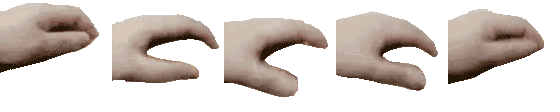
#> input picture src/main/resources/default-hand.png, 560 x 112 px
$ python build.py
#> lines starting #> are read from the running program, lines starting #| are printed output that depends on the picture
#!/usr/bin/env python3
"""Compile URL-free Java Edition map frames and a shared skin manifest.
Optional PatPat-compatible ZIP/PNG/GIF inputs are read from resourcepack/skins/.
Never produces a server resource pack or redistributes sample assets.
"""
from dataclasses import dataclass
from io import BytesIO
from pathlib import Path
import json, re, zipfile, os
from PIL import Image, ImageSequence

ROOT=Path(__file__).resolve().parents[1]
SKINS=ROOT/"resourcepack/skins"
OUT=ROOT/"resourcepack/dist"
SOURCE=ROOT/"src/main/resources/default-hand.png"
try:
    import json5
except ImportError:
    json5=None

@dataclass
class Skin:
    id:str
    label:str
    frames:list
    duration:int=300
    scale_x:float=1
    scale_y:float=1
    offset_x:float=0
    offset_y:float=0
    offset_z:float=0
    sound:bytes|None=None
    volume:float=0.65
    pitch_min:float=0.9
    pitch_max:float=1.1

# [16 lines left out: functions slug, decode_json5, bounded, not called in this run]

def decode_frames(data,frames=None):
    if len(data)>25_000_000: raise ValueError("Image too large")
    with Image.open(BytesIO(data)) as im:
        if max(im.size)>8192: raise ValueError("Image dimensions too large")
        if im.format=="GIF":
            images=[f.convert('RGBA') for f in ImageSequence.Iterator(im)]
        else:
            n=frames or (im.width//im.height if im.width%im.height==0 else 1)
            if n<1 or im.width%n: raise ValueError("Incorrect horizontal frame layout")
            w=im.width//n
            images=[im.crop((i*w,0,(i+1)*w,im.height)).convert('RGBA') for i in range(n)]
    if not 1<=len(images)<=48: raise ValueError("Expected 1..48 animation frames")
    return images

# [42 lines left out: function archive, not called in this run]

# Minecraft Java map palette: 61 standard base colours, 4 brightness variants
# (180, 220, 255, 135)/255. Transparent map pixels use color ID 0.
# Colors are protocol data, not third-party artwork.
MAP_BASES=[
    (0,0,0),(127,178,56),(247,233,163),(199,199,199),(255,0,0),
    (160,160,255),(167,167,167),(0,124,0),(255,255,255),(164,168,184),
    (151,109,77),(112,112,112),(64,64,255),(143,119,72),(255,252,245),
    (216,127,51),(178,76,216),(102,153,216),(229,229,51),(127,204,25),
    (242,127,165),(76,76,76),(153,153,153),(76,127,153),(127,63,178),
    (51,76,178),(102,76,51),(102,127,51),(153,51,51),(25,25,25),
    (250,238,77),(92,219,213),(74,128,255),(0,217,58),(129,86,49),
    (112,2,0),(209,177,161),(159,82,36),(149,87,108),(112,108,138),
    (186,133,36),(103,117,53),(160,77,78),(57,41,35),(135,107,98),
    (87,92,92),(122,73,88),(76,62,92),(76,50,35),(76,82,42),
    (142,60,46),(37,22,16),(189,48,49),(148,63,97),(92,25,29),
    (22,126,134),(58,142,140),(86,44,62),(20,180,133),(100,100,100),
    (216,175,147),(127,167,150)
]
MAP_PALETTE=[(base_id*4+shade,tuple(v*factor//255 for v in rgb))
             for base_id,rgb in enumerate(MAP_BASES) if base_id
             for shade,factor in enumerate((180,220,255,135))]
def map_pixels(frame):
    # Alpha threshold preserves the original transparent hand silhouette.
    # Pixel-art interpolation is disabled to avoid introducing muddy edges.
    side=max(frame.size)
    canvas=Image.new('RGBA',(side,side),(0,0,0,0))
    canvas.alpha_composite(frame,((side-frame.width)//2,(side-frame.height)//2))
    canvas=canvas.resize((128,128),resample=Image.Resampling.NEAREST)
    lut={}
    data=bytearray(128*128)
    for i,(red,green,blue,alpha) in enumerate(canvas.getdata()):
        if alpha<128:continue
        color=(red,green,blue)
        choice=lut.get(color)
        if choice is None:
            choice=min(MAP_PALETTE,key=lambda item:
                2*(item[1][0]-red)**2 + 4*(item[1][1]-green)**2
                + 3*(item[1][2]-blue)**2)[0]
            lut[color]=choice
        data[i]=choice
    return bytes(data)

# Pre-render five vertical hand positions; ItemFrame is block-attached in
# Java 26.3, so sub-block teleport packets cannot move its visible map.
# Shift the map ART instead and keep the same frame entity.
MOTION_STEPS=5
MOTION_TRAVEL_PX=28

def motion_pixels(frame):
    side=max(frame.size)
    source=Image.new('RGBA',(side,side),(0,0,0,0))
    source.alpha_composite(frame,((side-frame.width)//2,(side-frame.height)//2))
    source=source.resize((128,128),resample=Image.Resampling.NEAREST)
    bbox=source.getbbox()
    if bbox is None:
        return [bytes(128*128) for _ in range(MOTION_STEPS)]
    hand=source.crop(bbox)
    max_h=128-MOTION_TRAVEL_PX-8
    ratio=min(1.0,122/hand.width,max_h/hand.height)
    if ratio<1.0:
        hand=hand.resize((max(1,round(hand.width*ratio)),
                          max(1,round(hand.height*ratio))),
                         resample=Image.Resampling.NEAREST)
    left=(128-hand.width)//2
    top=(128-MOTION_TRAVEL_PX-hand.height)//2
    results=[]
    for motion in range(MOTION_STEPS):
        shift=round(MOTION_TRAVEL_PX*motion/(MOTION_STEPS-1))
        image=Image.new('RGBA',(128,128),(0,0,0,0))
        image.alpha_composite(hand,(left,top+shift))
        results.append(map_pixels(image))
    return results

def main():
    with Image.open(SOURCE) as im:
#> im is the input picture: PIL image 560x112 P; mean R, G, B, A 64.5, 56.1, 51, 103.2
        rgba=im.convert('RGBA')
        b=BytesIO();rgba.save(b,format='PNG')
        first=Skin('default','Default',decode_frames(b.getvalue(),5),duration=250)
#> in decode_frames, `images=[im.crop((i*w,0,(i+1)*w,im.height)).convert('RGBA') for i in ra..`: images = 5 items
    styles=[first]
    seen={'default'}
    if SKINS.exists() and os.environ.get("PATPAT_DEFAULT_ONLY","0")!="1":
        for path in sorted(SKINS.iterdir()):
            if path.name.startswith('.') or not path.is_file(): continue
            if path.suffix.lower()=='.zip':
                skin=archive(path)
            elif path.suffix.lower() in ('.png','.gif'):
                skin=Skin(slug(path.stem),path.stem,decode_frames(path.read_bytes()))
            else:continue
            if skin.id in seen:raise ValueError('Duplicate skin ID: '+skin.id)
            seen.add(skin.id);styles.append(skin)
    if len(styles)>32:raise ValueError('Too many skin packs')
    OUT.mkdir(parents=True,exist_ok=True)
    index=['# Generated URL-free Java map skins','skins='+','.join(s.id for s in styles)]
    for skin in styles:
        prefix='skin.'+skin.id+'.'
        values={'label':skin.label,'frames':len(skin.frames),
                'duration-ms':skin.duration,'scale-x':skin.scale_x,
                'scale-y':skin.scale_y,'offset-x':skin.offset_x,
                'offset-y':skin.offset_y,'offset-z':skin.offset_z}
        for key,value in values.items():index.append(prefix+key+'='+str(value))
        folder=OUT/'maps'/skin.id
        folder.mkdir(parents=True,exist_ok=True)
        text_folder=OUT/'text-art'/skin.id
        text_folder.mkdir(parents=True,exist_ok=True)
        for n,frame in enumerate(skin.frames):
            # Source RGBA art is embedded in Velocity's JAR. Clients download no pack.
            side=max(frame.size)
            square=Image.new('RGBA',(side,side),(0,0,0,0))
            square.alpha_composite(frame,((side-frame.width)//2,(side-frame.height)//2))
            square.resize((128,128),Image.Resampling.NEAREST).save(
                text_folder/(str(n)+'.png'))
            # Paper still uses the original single-map art.
            pixels=map_pixels(frame)
            assert len(pixels)==16384
            (folder/(str(n)+'.bin')).write_bytes(pixels)
            # Velocity uses a different map ID for each vertical motion phase.
            # The image is transmitted once per phase, not on each pat/tick.
            for pose,art in enumerate(motion_pixels(frame)):
                assert len(art)==16384
                (folder/(f'{n}_{pose}.bin')).write_bytes(art)
#> this loop made 1 pass
#> prefix on pass 1: 'skin.default.'
#> pass 1, in main, `square.resize((128,128),Image.Resampling.NEAREST).save( text_folder/(s..`:
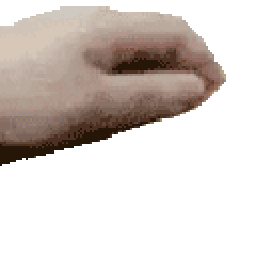
#> saved as 0.png: PIL image 128x128 RGBA (shown 2 times larger); mean R, G, B, A 60, 51.5, 46.6, 101; transparent parts drawn white
#> pass 1, in motion_pixels, `hand=source.crop(bbox)`:
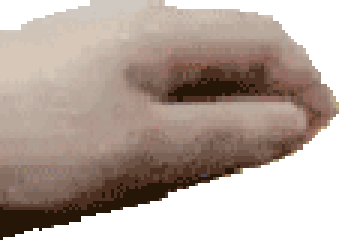
#> hand: PIL image 113x80 RGBA (shown 3 times larger); mean R, G, B, A 108.8, 93.3, 84.4, 183; transparent parts drawn white
#> after the loop:
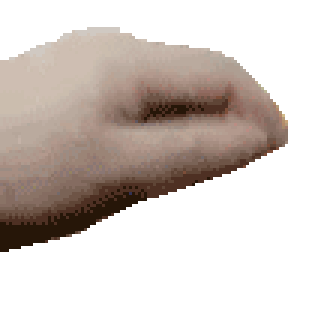
#> frame: PIL image 112x112 RGBA (shown 3 times larger); mean R, G, B, A 58.7, 50.4, 45.5, 99.4; transparent parts drawn white
#> after the loop, index = 10 items, first 6: '# Generated URL-free Java map skins', 'skins=default', 'skin.default.label=Default', 'skin.default.frames=5', 'skin.default.duration-ms=250', 'skin.default.scale-x=1'
    (OUT/'patpat-skins.properties').write_text('\n'.join(index)+'\n',encoding='utf-8')
    print('Compiled '+', '.join(s.id+'('+str(len(s.frames))+' map frames)' for s in styles))
#| Compiled default(5 map frames)
    print('No client resource pack, URL, or HTTP server needed.')
    print(f'Generated {MOTION_STEPS} vertical map poses per source frame for Velocity.')

if __name__=='__main__':
    main()
